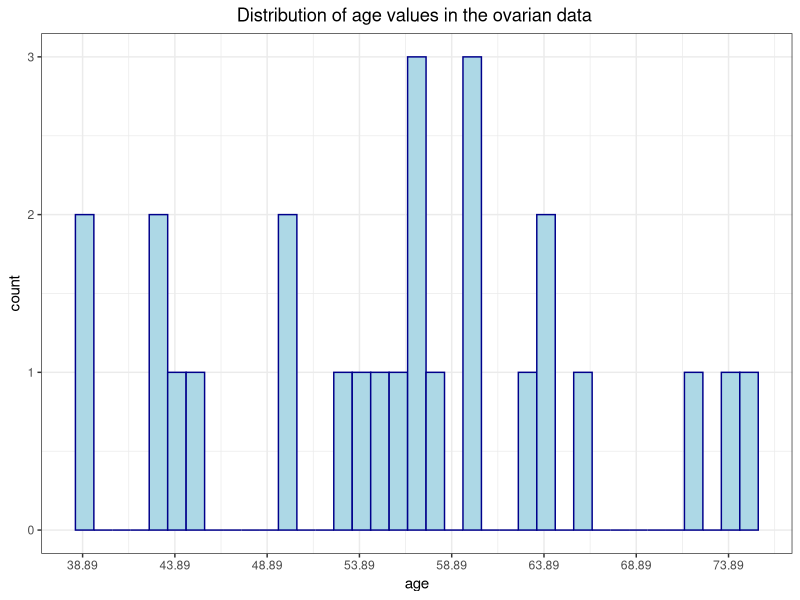
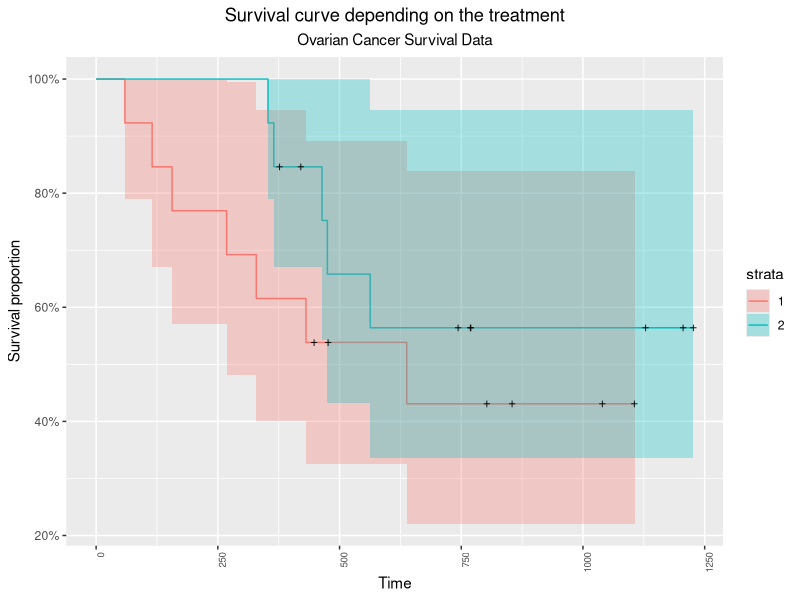
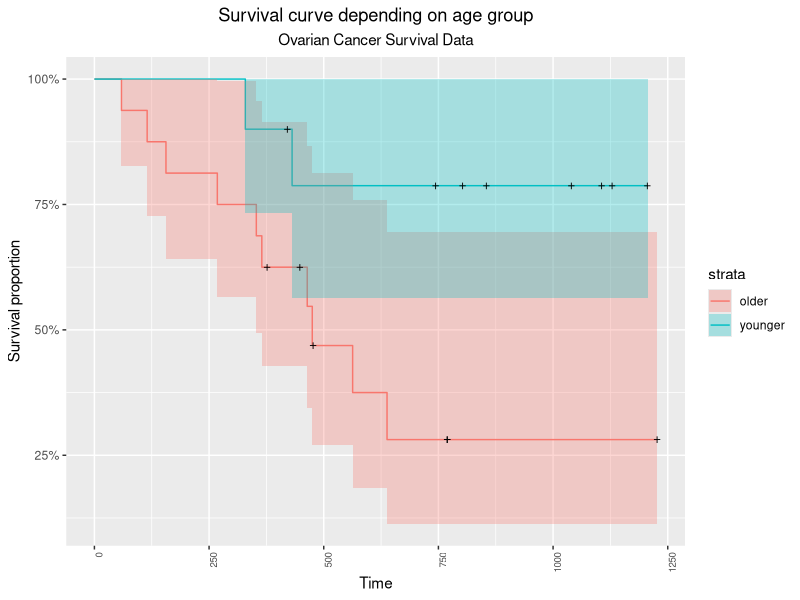
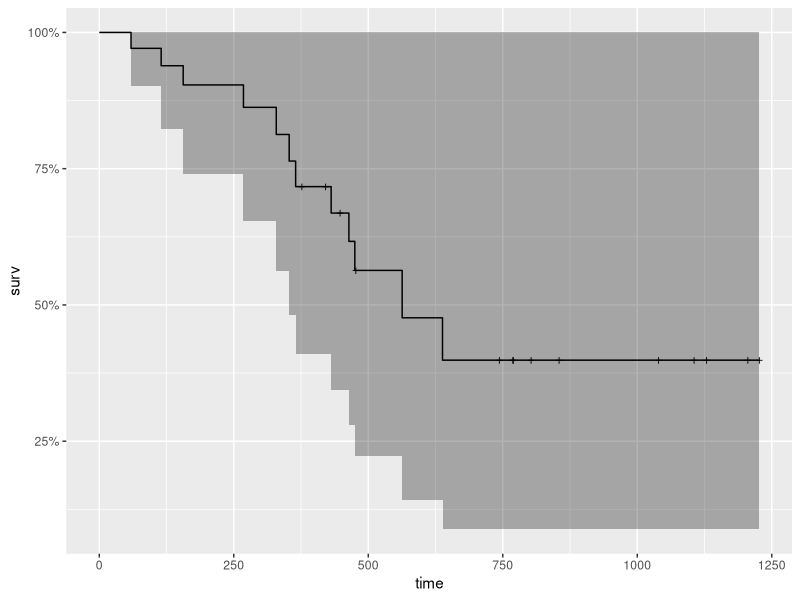
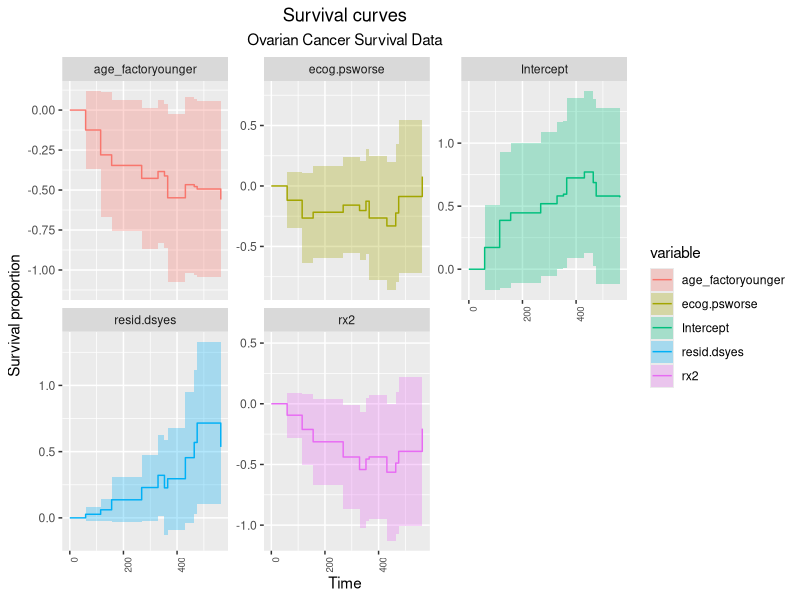
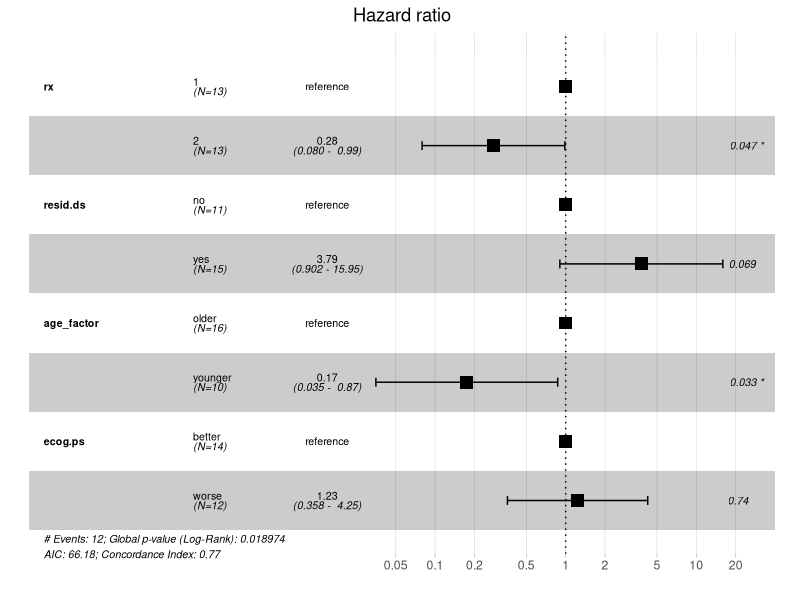

Write R code to recreate these figures, in order.
## ---- chunk 1
knitr::opts_chunk$set(echo = TRUE)
## ---- chunk 2
require(survival)
require(survminer)
require(ranger)
require(ggplot2)
require(magrittr)
require(dplyr)
require(ggfortify)
require(coin)
## ---- chunk 3
df <- ovarian
str(df)
## ---- chunk 4
df <- ovarian
df <- df %>% mutate(ecog.ps = factor(ecog.ps, # ECOG performance status 
                                     levels = c('1', '2'),
                                     labels =  c('better', 'worse')), 
                    
                    resid.ds = factor(resid.ds, # residual disease present
                                      levels = c("1", "2"), 
                                      labels = c("no", "yes")),
                    rx = factor(rx))
str(df)
## ---- chunk 5
# number of not complete cases
sum(!complete.cases(df))
## ---- chunk 6
ggplot(df, aes(x=age)) + 
  geom_histogram(color="darkblue", fill="lightblue", binwidth=1) +
  
  # add mean value line
  #geom_vline(aes(xintercept=mean(age)),  
   #         color="blue", linetype="dashed", size=1) +
  scale_x_continuous(breaks = seq(round(min(df$age),2), 
                                  round(max(df$age),2), 5)) +
  labs(title = "Distribution of age values in the ovarian data ") +
  theme_bw() +
  theme(plot.title = element_text(hjust = 0.5))
  
## ---- chunk 7
df <- df %>% mutate(age_factor = factor(ifelse(age >=55, "older", "younger")))
## ---- chunk 8
km_trt_fit <- survfit(Surv(futime, fustat) ~ rx, data=df)
autoplot(km_trt_fit) +
  labs(title = "Survival curve depending on the treatment", 
       subtitle = 'Ovarian Cancer Survival Data') +
  xlab('Time') +
  ylab('Survival proportion') +
  theme(axis.text.x = element_text(angle = 90, 
                                     hjust = 1, 
                                     size = 7),
          plot.title = element_text(hjust = 0.5),
        plot.subtitle = element_text(hjust = 0.5)) 
## ---- chunk 9
km_age_fit <- survfit(Surv(futime, fustat) ~ age_factor, data=df)
autoplot(km_age_fit) +
  labs(title = "Survival curve depending on age group", 
       subtitle = 'Ovarian Cancer Survival Data') +
  xlab('Time') +
  ylab('Survival proportion') +
  theme(axis.text.x = element_text(angle = 90, 
                                     hjust = 1, 
                                     size = 7),
          plot.title = element_text(hjust = 0.5),
        plot.subtitle = element_text(hjust = 0.5)) 
## ---- chunk 10
survdiff(Surv(futime, fustat) ~ age_factor, data=df)
## ---- chunk 11
logrank_test(Surv(futime, fustat) ~ age_factor, data=df)
## ---- chunk 12
survdiff(Surv(futime, fustat) ~ rx, data=df)
## ---- chunk 13
logrank_test(Surv(futime, fustat) ~ rx, data=df)
## ---- chunk 14
survdiff(Surv(futime, fustat) ~ resid.ds, data=df)
## ---- chunk 15
logrank_test(Surv(futime, fustat) ~ resid.ds, data=df)
## ---- chunk 16
logrank_test(Surv(futime, fustat) ~ ecog.ps, data=df)
## ---- chunk 17
cox <- coxph(Surv(futime, fustat) ~ rx + resid.ds + age_factor + ecog.ps, 
                   data = df)
summary(cox)
## ---- chunk 18
cox_fit <- survfit(cox)
autoplot(cox_fit)
## ---- chunk 19
aa_fit <- aareg(Surv(futime, fustat) ~ rx + resid.ds + age_factor + ecog.ps, 
                   data = df)

autoplot(aa_fit) +
  labs(title = "Survival curves", 
       subtitle = 'Ovarian Cancer Survival Data') +
  xlab('Time') +
  ylab('Survival proportion') +
  theme(axis.text.x = element_text(angle = 90, 
                                     hjust = 1, 
                                     size = 7),
          plot.title = element_text(hjust = 0.5),
        plot.subtitle = element_text(hjust = 0.5)) 
## ---- chunk 20
ggforest(cox, data = df)
